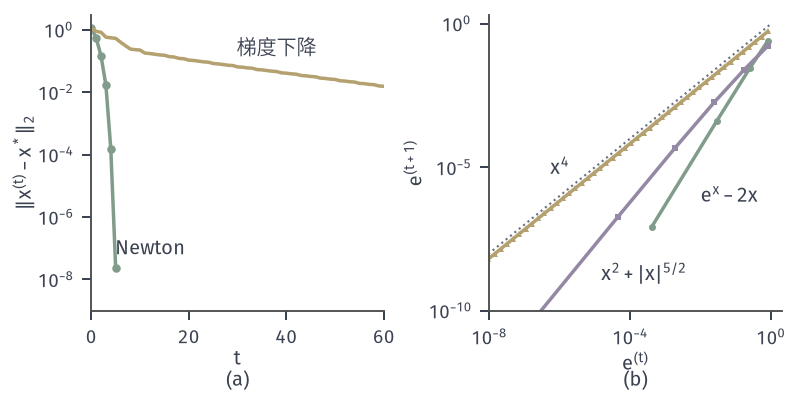

Source code (Python):
from pathlib import Path
import sys
ROOT = next(p for p in Path(__file__).resolve().parents if (p/'build.sh').is_file() and (p/'tex/book.tex').is_file())
sys.path.insert(0, str(ROOT/'figures/00-shared/mathematical-preliminaries-upper/00-shared/comprehension-figures'))
from support import figure, save, BLUE, GREEN, YELLOW, RED, PURPLE, INK, MUTED, GRID, BLUE_FILL, GREEN_FILL, YELLOW_FILL, RED_FILL, PURPLE_FILL
import numpy as np
HERE = Path(__file__).resolve().parent
STROKE = '#4C4D4F'
# 贯穿全章的目标 f(x)=0.5(x1-1)^2+(x2-x1^2)^2，最优解 (1,1)。
def f(x):
    u = x[1]-x[0]**2
    return .5*(x[0]-1)**2+u**2
def grad(x):
    u = x[1]-x[0]**2
    return np.array([x[0]-1-4*x[0]*u, 2*u])
def hess(x):
    u = x[1]-x[0]**2
    return np.array([[1-4*u+8*x[0]**2, -4*x[0]], [-4*x[0], 2.]])
XS = np.array([1., 1.])
def panel(fig, left, right, top, bottom, wspace=.3):
    fig.set_layout_engine(None)
    fig.subplots_adjust(left=left, right=right, top=top, bottom=bottom, wspace=wspace)
def tags(fig, axes, y=.015):
    for ax, s in zip(axes, ('(a)', '(b)', '(c)', '(d)')):
        p = ax.get_position(); fig.text((p.x0+p.x1)/2, y, s, ha='center', va='bottom')
def grid2(a, b, c, d, n=600):
    X, Y = np.meshgrid(np.linspace(a, b, n), np.linspace(c, d, n))
    return X, Y
def region(ax, a, b, c, d):
    t = np.linspace(a, b, 300); y = t**2+.25
    ax.fill_between(t, y, d, color=RED_FILL, lw=0, zorder=0)
    ax.plot(t, y, color=STROKE, lw=.85, ls=(0, (3, 2)), zorder=1)
    ax.set_xlim(a, b); ax.set_ylim(c, d)
def arrow(ax, p, q, color=GREEN, lw=1.3, z=4):
    ax.annotate('', xy=q, xytext=p, zorder=z, arrowprops=dict(arrowstyle='-|>,head_width=.17,head_length=.34', color=color, lw=lw, shrinkA=0, shrinkB=0))

fig, axes = figure(width_mm=112, height_mm=56, ncols=2)
panel(fig, .115, .985, .96, .215, .36)
a, b = axes
x = np.array([.5, 0.]); E = [np.linalg.norm(x-XS)]
for t in range(5):
    x = x+np.linalg.solve(hess(x), -grad(x)); E.append(np.linalg.norm(x-XS))
x = np.array([.5, 0.]); Eg = [np.linalg.norm(x-XS)]
for t in range(60):
    G = grad(x); s = 1.
    while f(x-s*G) > f(x)-.1*s*G@G: s /= 2
    x = x-s*G; Eg.append(np.linalg.norm(x-XS))
a.semilogy(range(len(E)), E, color=GREEN, lw=1.4, marker='o', ms=3.4, mew=0)
a.semilogy(range(len(Eg)), Eg, color=YELLOW, lw=1.4)
a.text(4.9, 1e-7, 'Newton', ha='left', va='center'); a.text(38, 1.2e-1, '梯度下降', ha='center', va='bottom')
a.set_xlabel('$t$', labelpad=1); a.set_ylabel('$\\Vert x^{(t)}-x^*\\Vert_2$', labelpad=1); a.set_xlim(0, 60); a.set_ylim(1e-9, 3)
def orbit(e0, m, n):
    E_ = [e0]
    for k in range(n): E_.append(m(E_[-1]))
    return np.array(E_)
m2 = lambda e: e+np.expm1(-e) if e > 1e-3 else e*e/2-e**3/6
m15 = lambda e: 1.25*e**1.5/(2+3.75*e**.5)
m1 = lambda e: 2*e/3
E2 = orbit(.8, m2, 5); E15 = orbit(.8, m15, 7); E1 = orbit(.8, m1, 60)
for Ee, c, m_, lab in ((E2, GREEN, 'o', ''), (E15, PURPLE, 's', ''), (E1, YELLOW, '^', '')):
    Ee = Ee[Ee > 1e-11]
    b.loglog(Ee[:-1], Ee[1:], color=c, lw=1.4, marker=m_, ms=2.8, mew=0)
t = np.array([1e-11, 1.]); b.loglog(t, t, color=MUTED, lw=.85, ls=':')
b.text(1e-2, 1e-6, '$e^x-2x$', ha='left', va='center'); b.text(1.5e-5, 2e-9, '$x^2+|x|^{5/2}$', ha='left', va='center')
b.text(1e-6, 4e-6, '$x^4$', ha='center', va='bottom')
b.set_xlabel('$e^{(t)}$', labelpad=1); b.set_ylabel('$e^{(t+1)}$', labelpad=1); b.set_xlim(1e-8, 2); b.set_ylim(1e-10, 2)
b.set_xticks([1e-8, 1e-4, 1]); b.set_yticks([1e-10, 1e-5, 1])
tags(fig, axes); save(fig, HERE, 'figure', {'a': 'running objective from (0.5,0); gradient descent with Armijo c=0.1', 'b': {'exp': 'e+e^{-e}-1', 'x2_plus': '1.25 e^1.5/(2+3.75 e^.5)', 'x4': '2e/3'}})
